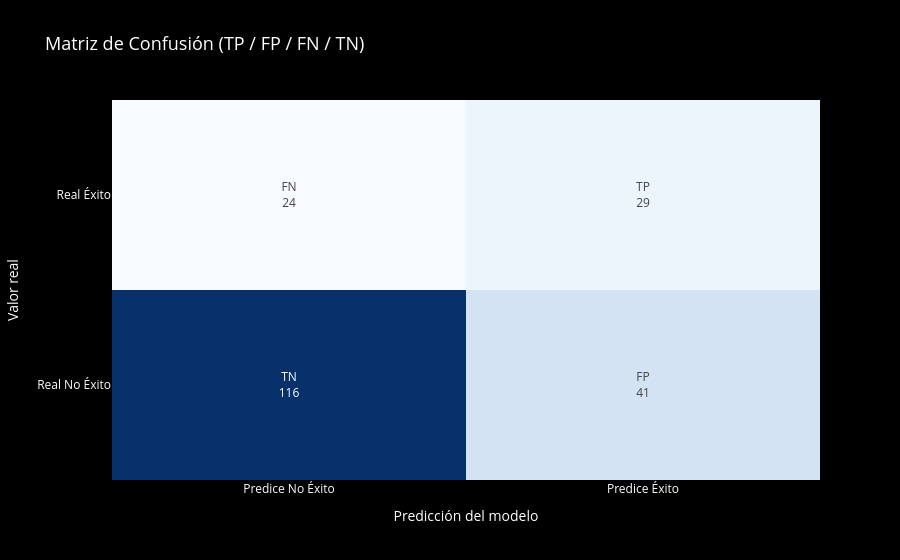

The notebook cell saved with this chart:
### Code cell
# === PASO 7: MODELO FINAL XGBOOST (OPTIMIZADO PARA GANANCIA) ===

xgb_model = XGBClassifier(
    n_estimators=200,
    max_depth=4,
    learning_rate=0.05,
    subsample=0.8,
    colsample_bytree=0.8,
    gamma=0,
    min_child_weight=4,
    random_state=42,
    eval_metric="logloss"
)

# Entrenar
xgb_model.fit(X_train, y_train)

# Probabilidades del modelo
y_proba_final = xgb_model.predict_proba(X_test)[:, 1]

best_t = 0.27
y_pred_final = (y_proba_final >= best_t).astype(int)

# Evaluación
xgb_profit = profit_score(y_test, y_pred_final)
cm = confusion_matrix(y_test, y_pred_final)

print(f"GANANCIA FINAL DEL MODELO: ${xgb_profit:.2f}")
print("\n MATRIZ DE CONFUSION:\n", cm)
print(f"\n PRECISION: %{precision_score(y_test, y_pred_final):.3f}")
print(f"\n SENSIBILIDAD (RECALL): %{recall_score(y_test, y_pred_final):.3f}")

### Figure 1 — Plotly figure (JSON) as saved in the notebook; plotly's stock layout.template omitted (floating-point values rounded to 4 significant figures)
{"data": [{"colorscale": [[0, "rgb(247,251,255)"], [0.125, "rgb(222,235,247)"], [0.25, "rgb(198,219,239)"], [0.375, "rgb(158,202,225)"], [0.5, "rgb(107,174,214)"], [0.625, "rgb(66,146,198)"], [0.75, "rgb(33,113,181)"], [0.875, "rgb(8,81,156)"], [1, "rgb(8,48,107)"]], "showscale": false, "text": [["TN<br>116", "FP<br>41"], ["FN<br>24", "TP<br>29"]], "texttemplate": "%{text}", "type": "heatmap", "x": ["Predice No Éxito", "Predice Éxito"], "y": ["Real No Éxito", "Real Éxito"], "z": [[116, 41], [24, 29]]}], "layout": {"font": {"color": "white"}, "paper_bgcolor": "#000000", "plot_bgcolor": "#000000", "title": {"font": {"color": "white", "size": 18}, "text": "Matriz de Confusión (TP / FP / FN / TN)"}, "xaxis": {"color": "white", "showgrid": false, "title": {"text": "Predicción del modelo"}}, "yaxis": {"color": "white", "showgrid": false, "title": {"text": "Valor real"}}}}
